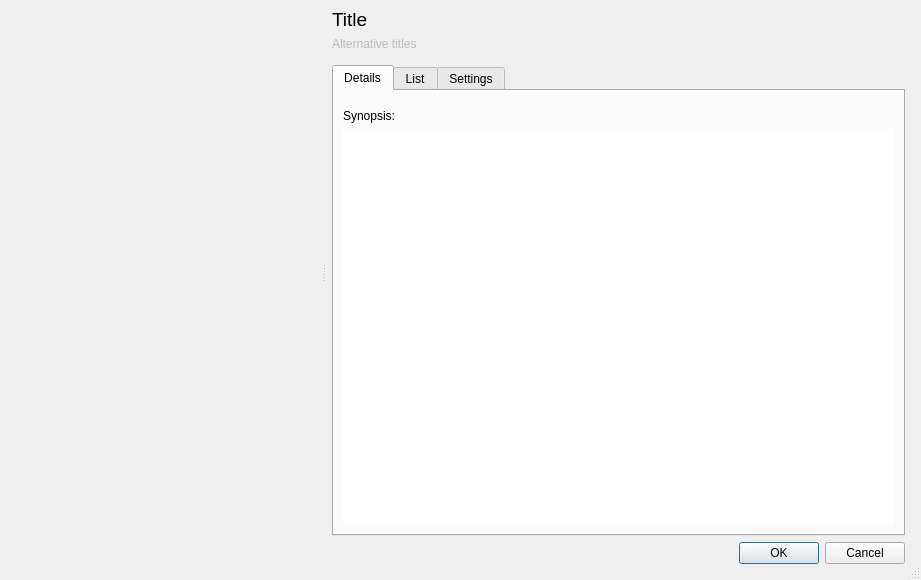
<?xml version="1.0" encoding="UTF-8"?>
<ui version="4.0">
 <class>MediaDialog</class>
 <widget class="QDialog" name="MediaDialog">
  <property name="geometry">
   <rect>
    <x>0</x>
    <y>0</y>
    <width>921</width>
    <height>580</height>
   </rect>
  </property>
  <property name="windowTitle">
   <string>Media</string>
  </property>
  <property name="sizeGripEnabled">
   <bool>true</bool>
  </property>
  <layout class="QVBoxLayout" name="verticalLayout_3">
   <property name="leftMargin">
    <number>16</number>
   </property>
   <property name="topMargin">
    <number>8</number>
   </property>
   <property name="rightMargin">
    <number>16</number>
   </property>
   <property name="bottomMargin">
    <number>16</number>
   </property>
   <item>
    <widget class="QSplitter" name="splitter">
     <property name="orientation">
      <enum>Qt::Orientation::Horizontal</enum>
     </property>
     <property name="handleWidth">
      <number>16</number>
     </property>
     <property name="childrenCollapsible">
      <bool>false</bool>
     </property>
     <widget class="QWidget" name="verticalLayoutWidget_2">
      <layout class="QVBoxLayout" name="verticalLayoutLeft">
       <property name="sizeConstraint">
        <enum>QLayout::SizeConstraint::SetMaximumSize</enum>
       </property>
       <item>
        <widget class="QLabel" name="posterLabel">
         <property name="sizePolicy">
          <sizepolicy hsizetype="Fixed" vsizetype="Fixed">
           <horstretch>0</horstretch>
           <verstretch>0</verstretch>
          </sizepolicy>
         </property>
         <property name="minimumSize">
          <size>
           <width>200</width>
           <height>0</height>
          </size>
         </property>
         <property name="maximumSize">
          <size>
           <width>320</width>
           <height>16777215</height>
          </size>
         </property>
         <property name="cursor">
          <cursorShape>PointingHandCursor</cursorShape>
         </property>
         <property name="scaledContents">
          <bool>true</bool>
         </property>
        </widget>
       </item>
       <item>
        <spacer name="posterSpacer">
         <property name="orientation">
          <enum>Qt::Orientation::Vertical</enum>
         </property>
         <property name="sizeHint" stdset="0">
          <size>
           <width>20</width>
           <height>347</height>
          </size>
         </property>
        </spacer>
       </item>
      </layout>
     </widget>
     <widget class="QWidget" name="verticalLayoutWidget">
      <layout class="QVBoxLayout" name="verticalLayoutRight">
       <item>
        <widget class="QLabel" name="titleLabel">
         <property name="font">
          <font>
           <pointsize>14</pointsize>
           <fontweight>DemiBold</fontweight>
          </font>
         </property>
         <property name="contextMenuPolicy">
          <enum>Qt::ContextMenuPolicy::NoContextMenu</enum>
         </property>
         <property name="text">
          <string>Title</string>
         </property>
         <property name="wordWrap">
          <bool>true</bool>
         </property>
         <property name="textInteractionFlags">
          <set>Qt::TextInteractionFlag::TextSelectableByMouse</set>
         </property>
        </widget>
       </item>
       <item>
        <widget class="QLabel" name="altTitlesLabel">
         <property name="enabled">
          <bool>false</bool>
         </property>
         <property name="contextMenuPolicy">
          <enum>Qt::ContextMenuPolicy::NoContextMenu</enum>
         </property>
         <property name="text">
          <string>Alternative titles</string>
         </property>
         <property name="wordWrap">
          <bool>true</bool>
         </property>
         <property name="textInteractionFlags">
          <set>Qt::TextInteractionFlag::TextSelectableByMouse</set>
         </property>
        </widget>
       </item>
       <item>
        <spacer name="titlesSpacer">
         <property name="orientation">
          <enum>Qt::Orientation::Vertical</enum>
         </property>
         <property name="sizeType">
          <enum>QSizePolicy::Policy::Fixed</enum>
         </property>
         <property name="sizeHint" stdset="0">
          <size>
           <width>0</width>
           <height>8</height>
          </size>
         </property>
        </spacer>
       </item>
       <item>
        <widget class="QTabWidget" name="tabWidget">
         <property name="currentIndex">
          <number>0</number>
         </property>
         <widget class="QWidget" name="detailsTab">
          <attribute name="title">
           <string>Details</string>
          </attribute>
          <layout class="QVBoxLayout" name="verticalLayout_5">
           <item>
            <layout class="QVBoxLayout" name="verticalLayout_2">
             <item>
              <layout class="QFormLayout" name="infoLayout">
               <property name="horizontalSpacing">
                <number>9</number>
               </property>
               <property name="verticalSpacing">
                <number>2</number>
               </property>
              </layout>
             </item>
             <item>
              <spacer name="synopsisSpacer">
               <property name="orientation">
                <enum>Qt::Orientation::Vertical</enum>
               </property>
               <property name="sizeType">
                <enum>QSizePolicy::Policy::Fixed</enum>
               </property>
               <property name="sizeHint" stdset="0">
                <size>
                 <width>20</width>
                 <height>9</height>
                </size>
               </property>
              </spacer>
             </item>
             <item>
              <widget class="QLabel" name="synopsisHeader">
               <property name="font">
                <font>
                 <fontweight>DemiBold</fontweight>
                </font>
               </property>
               <property name="text">
                <string>Synopsis:</string>
               </property>
              </widget>
             </item>
             <item>
              <widget class="QTextBrowser" name="synopsis">
               <property name="frameShape">
                <enum>QFrame::Shape::NoFrame</enum>
               </property>
              </widget>
             </item>
            </layout>
           </item>
          </layout>
         </widget>
         <widget class="QWidget" name="listTab">
          <attribute name="title">
           <string>List</string>
          </attribute>
          <layout class="QVBoxLayout" name="verticalLayout">
           <item>
            <layout class="QGridLayout" name="gridLayout">
             <property name="horizontalSpacing">
              <number>24</number>
             </property>
             <property name="verticalSpacing">
              <number>18</number>
             </property>
             <item row="2" column="0">
              <layout class="QVBoxLayout" name="verticalLayout_4">
               <property name="spacing">
                <number>3</number>
               </property>
               <item>
                <widget class="QLabel" name="labelProgress">
                 <property name="sizePolicy">
                  <sizepolicy hsizetype="Preferred" vsizetype="Fixed">
                   <horstretch>0</horstretch>
                   <verstretch>0</verstretch>
                  </sizepolicy>
                 </property>
                 <property name="text">
                  <string>Episodes watched:</string>
                 </property>
                </widget>
               </item>
               <item>
                <widget class="QSpinBox" name="spinProgress">
                 <property name="maximum">
                  <number>9999</number>
                 </property>
                </widget>
               </item>
              </layout>
             </item>
             <item row="2" column="1">
              <layout class="QVBoxLayout" name="verticalLayout_6">
               <property name="spacing">
                <number>3</number>
               </property>
               <item>
                <widget class="QLabel" name="labelRewatches">
                 <property name="sizePolicy">
                  <sizepolicy hsizetype="Preferred" vsizetype="Fixed">
                   <horstretch>0</horstretch>
                   <verstretch>0</verstretch>
                  </sizepolicy>
                 </property>
                 <property name="text">
                  <string>Times rewatched:</string>
                 </property>
                </widget>
               </item>
               <item>
                <widget class="QSpinBox" name="spinRewatches"/>
               </item>
              </layout>
             </item>
             <item row="3" column="0">
              <layout class="QVBoxLayout" name="verticalLayout_8">
               <property name="spacing">
                <number>3</number>
               </property>
               <item>
                <widget class="QLabel" name="labelStatus">
                 <property name="sizePolicy">
                  <sizepolicy hsizetype="Preferred" vsizetype="Fixed">
                   <horstretch>0</horstretch>
                   <verstretch>0</verstretch>
                  </sizepolicy>
                 </property>
                 <property name="text">
                  <string>Status:</string>
                 </property>
                </widget>
               </item>
               <item>
                <widget class="QComboBox" name="comboStatus"/>
               </item>
              </layout>
             </item>
             <item row="3" column="1">
              <layout class="QVBoxLayout" name="verticalLayout_9">
               <property name="spacing">
                <number>3</number>
               </property>
               <item>
                <widget class="QLabel" name="labelScore">
                 <property name="sizePolicy">
                  <sizepolicy hsizetype="Preferred" vsizetype="Fixed">
                   <horstretch>0</horstretch>
                   <verstretch>0</verstretch>
                  </sizepolicy>
                 </property>
                 <property name="text">
                  <string>Score:</string>
                 </property>
                </widget>
               </item>
               <item>
                <widget class="QComboBox" name="comboScore"/>
               </item>
              </layout>
             </item>
             <item row="7" column="0">
              <layout class="QVBoxLayout" name="verticalLayout_10">
               <property name="spacing">
                <number>3</number>
               </property>
               <item>
                <widget class="QLabel" name="labelDateStarted">
                 <property name="sizePolicy">
                  <sizepolicy hsizetype="Preferred" vsizetype="Fixed">
                   <horstretch>0</horstretch>
                   <verstretch>0</verstretch>
                  </sizepolicy>
                 </property>
                 <property name="text">
                  <string>Date started:</string>
                 </property>
                </widget>
               </item>
               <item>
                <layout class="QHBoxLayout" name="horizontalLayout_2">
                 <item>
                  <widget class="QCheckBox" name="checkDateStarted">
                   <property name="sizePolicy">
                    <sizepolicy hsizetype="Fixed" vsizetype="Fixed">
                     <horstretch>0</horstretch>
                     <verstretch>0</verstretch>
                    </sizepolicy>
                   </property>
                   <property name="text">
                    <string/>
                   </property>
                  </widget>
                 </item>
                 <item>
                  <widget class="QDateEdit" name="dateStarted">
                   <property name="enabled">
                    <bool>false</bool>
                   </property>
                   <property name="calendarPopup">
                    <bool>true</bool>
                   </property>
                  </widget>
                 </item>
                </layout>
               </item>
              </layout>
             </item>
             <item row="2" column="2">
              <layout class="QVBoxLayout" name="verticalLayoutRewatching">
               <property name="spacing">
                <number>3</number>
               </property>
               <item>
                <widget class="QCheckBox" name="checkRewatching">
                 <property name="text">
                  <string>Rewatching</string>
                 </property>
                </widget>
               </item>
              </layout>
             </item>
             <item row="7" column="1">
              <layout class="QVBoxLayout" name="verticalLayout_12">
               <property name="spacing">
                <number>3</number>
               </property>
               <item>
                <widget class="QLabel" name="labelDateCompleted">
                 <property name="sizePolicy">
                  <sizepolicy hsizetype="Preferred" vsizetype="Fixed">
                   <horstretch>0</horstretch>
                   <verstretch>0</verstretch>
                  </sizepolicy>
                 </property>
                 <property name="text">
                  <string>Date completed:</string>
                 </property>
                </widget>
               </item>
               <item>
                <layout class="QHBoxLayout" name="horizontalLayout">
                 <item>
                  <widget class="QCheckBox" name="checkDateCompleted">
                   <property name="sizePolicy">
                    <sizepolicy hsizetype="Fixed" vsizetype="Fixed">
                     <horstretch>0</horstretch>
                     <verstretch>0</verstretch>
                    </sizepolicy>
                   </property>
                   <property name="text">
                    <string/>
                   </property>
                  </widget>
                 </item>
                 <item>
                  <widget class="QDateEdit" name="dateCompleted">
                   <property name="enabled">
                    <bool>false</bool>
                   </property>
                   <property name="calendarPopup">
                    <bool>true</bool>
                   </property>
                  </widget>
                 </item>
                </layout>
               </item>
              </layout>
             </item>
             <item row="9" column="0" colspan="3">
              <layout class="QVBoxLayout" name="verticalLayout_13">
               <property name="spacing">
                <number>3</number>
               </property>
               <item>
                <widget class="QLabel" name="labelNotes">
                 <property name="text">
                  <string>Notes:</string>
                 </property>
                </widget>
               </item>
               <item>
                <widget class="QPlainTextEdit" name="plainTextEditNotes">
                 <property name="sizePolicy">
                  <sizepolicy hsizetype="MinimumExpanding" vsizetype="Expanding">
                   <horstretch>0</horstretch>
                   <verstretch>0</verstretch>
                  </sizepolicy>
                 </property>
                 <property name="tabChangesFocus">
                  <bool>true</bool>
                 </property>
                </widget>
               </item>
              </layout>
             </item>
            </layout>
           </item>
          </layout>
         </widget>
         <widget class="QWidget" name="settingsTab">
          <attribute name="title">
           <string>Settings</string>
          </attribute>
          <layout class="QVBoxLayout" name="verticalLayout_11">
           <item>
            <widget class="QGroupBox" name="groupBox">
             <property name="title">
              <string>Titles</string>
             </property>
             <layout class="QVBoxLayout" name="verticalLayout_14">
              <item>
               <widget class="QLineEdit" name="lineEdit_3">
                <property name="text">
                 <string>Display (#132)</string>
                </property>
               </widget>
              </item>
              <item>
               <widget class="QLineEdit" name="lineEdit">
                <property name="text">
                 <string>Recognition</string>
                </property>
               </widget>
              </item>
              <item>
               <widget class="QLineEdit" name="lineEdit_4">
                <property name="text">
                 <string>Torrent search</string>
                </property>
               </widget>
              </item>
             </layout>
            </widget>
           </item>
           <item>
            <widget class="QGroupBox" name="groupBox_2">
             <property name="title">
              <string>Library</string>
             </property>
             <layout class="QVBoxLayout" name="verticalLayout_15">
              <item>
               <layout class="QHBoxLayout" name="horizontalLayout_3">
                <item>
                 <widget class="QLineEdit" name="lineEdit_2">
                  <property name="text">
                   <string>Folder</string>
                  </property>
                 </widget>
                </item>
                <item>
                 <widget class="QToolButton" name="toolButton">
                  <property name="text">
                   <string>...</string>
                  </property>
                 </widget>
                </item>
               </layout>
              </item>
             </layout>
            </widget>
           </item>
           <item>
            <spacer name="verticalSpacer_3">
             <property name="orientation">
              <enum>Qt::Orientation::Vertical</enum>
             </property>
             <property name="sizeHint" stdset="0">
              <size>
               <width>20</width>
               <height>40</height>
              </size>
             </property>
            </spacer>
           </item>
          </layout>
         </widget>
        </widget>
       </item>
      </layout>
     </widget>
    </widget>
   </item>
   <item>
    <widget class="QDialogButtonBox" name="buttonBox">
     <property name="orientation">
      <enum>Qt::Orientation::Horizontal</enum>
     </property>
     <property name="standardButtons">
      <set>QDialogButtonBox::StandardButton::Cancel|QDialogButtonBox::StandardButton::Ok</set>
     </property>
    </widget>
   </item>
  </layout>
 </widget>
 <tabstops>
  <tabstop>tabWidget</tabstop>
  <tabstop>synopsis</tabstop>
 </tabstops>
 <resources/>
 <connections>
  <connection>
   <sender>buttonBox</sender>
   <signal>accepted()</signal>
   <receiver>MediaDialog</receiver>
   <slot>accept()</slot>
   <hints>
    <hint type="sourcelabel">
     <x>257</x>
     <y>539</y>
    </hint>
    <hint type="destinationlabel">
     <x>157</x>
     <y>274</y>
    </hint>
   </hints>
  </connection>
  <connection>
   <sender>buttonBox</sender>
   <signal>rejected()</signal>
   <receiver>MediaDialog</receiver>
   <slot>reject()</slot>
   <hints>
    <hint type="sourcelabel">
     <x>325</x>
     <y>539</y>
    </hint>
    <hint type="destinationlabel">
     <x>286</x>
     <y>274</y>
    </hint>
   </hints>
  </connection>
 </connections>
</ui>
